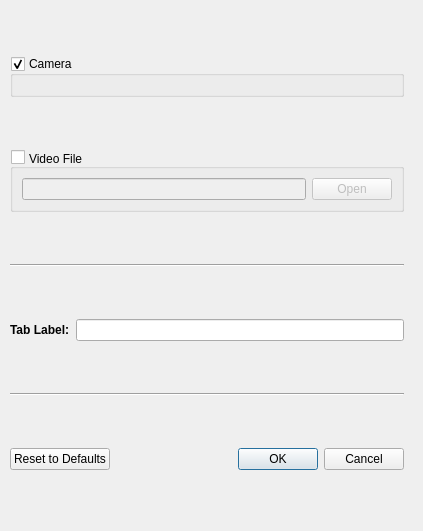
<?xml version="1.0" encoding="UTF-8"?>
<ui version="4.0">
 <class>CameraConnectDialog</class>
 <widget class="QDialog" name="CameraConnectDialog">
  <property name="geometry">
   <rect>
    <x>0</x>
    <y>0</y>
    <width>423</width>
    <height>531</height>
   </rect>
  </property>
  <property name="sizePolicy">
   <sizepolicy hsizetype="Fixed" vsizetype="Fixed">
    <horstretch>0</horstretch>
    <verstretch>0</verstretch>
   </sizepolicy>
  </property>
  <property name="windowTitle">
   <string>Connect to Camera or Open File</string>
  </property>
  <widget class="QWidget" name="layoutWidget">
   <property name="geometry">
    <rect>
     <x>10</x>
     <y>10</y>
     <width>394</width>
     <height>511</height>
    </rect>
   </property>
   <layout class="QVBoxLayout" name="verticalLayout_4">
    <item>
     <widget class="QGroupBox" name="cameraGroupBox">
      <property name="enabled">
       <bool>true</bool>
      </property>
      <property name="sizePolicy">
       <sizepolicy hsizetype="Expanding" vsizetype="Fixed">
        <horstretch>0</horstretch>
        <verstretch>0</verstretch>
       </sizepolicy>
      </property>
      <property name="autoFillBackground">
       <bool>false</bool>
      </property>
      <property name="title">
       <string>Camera</string>
      </property>
      <property name="checkable">
       <bool>true</bool>
      </property>
      <layout class="QVBoxLayout" name="verticalLayout_6"/>
     </widget>
    </item>
    <item>
     <widget class="QGroupBox" name="fileGroupBox">
      <property name="enabled">
       <bool>true</bool>
      </property>
      <property name="sizePolicy">
       <sizepolicy hsizetype="Expanding" vsizetype="Fixed">
        <horstretch>0</horstretch>
        <verstretch>0</verstretch>
       </sizepolicy>
      </property>
      <property name="styleSheet">
       <string notr="true"/>
      </property>
      <property name="title">
       <string>Video File</string>
      </property>
      <property name="alignment">
       <set>Qt::AlignBottom|Qt::AlignLeading|Qt::AlignLeft</set>
      </property>
      <property name="flat">
       <bool>false</bool>
      </property>
      <property name="checkable">
       <bool>true</bool>
      </property>
      <property name="checked">
       <bool>false</bool>
      </property>
      <layout class="QVBoxLayout" name="verticalLayout_9">
       <item>
        <layout class="QHBoxLayout" name="horizontalLayout_10">
         <item>
          <widget class="QLineEdit" name="fileSourceEdit">
           <property name="font">
            <font>
             <pointsize>9</pointsize>
            </font>
           </property>
          </widget>
         </item>
         <item>
          <widget class="QPushButton" name="openButton">
           <property name="text">
            <string>Open</string>
           </property>
          </widget>
         </item>
        </layout>
       </item>
       <item>
        <layout class="QHBoxLayout" name="horizontalLayout_13"/>
       </item>
      </layout>
     </widget>
    </item>
    <item>
     <widget class="Line" name="line_2">
      <property name="orientation">
       <enum>Qt::Horizontal</enum>
      </property>
     </widget>
    </item>
    <item>
     <layout class="QVBoxLayout" name="verticalLayout_3">
      <item>
       <layout class="QHBoxLayout" name="horizontalLayout_5">
        <item>
         <widget class="QLabel" name="label_8">
          <property name="sizePolicy">
           <sizepolicy hsizetype="Preferred" vsizetype="Preferred">
            <horstretch>0</horstretch>
            <verstretch>0</verstretch>
           </sizepolicy>
          </property>
          <property name="font">
           <font>
            <pointsize>9</pointsize>
            <weight>75</weight>
            <bold>true</bold>
           </font>
          </property>
          <property name="text">
           <string>Tab Label:</string>
          </property>
         </widget>
        </item>
        <item>
         <widget class="QLineEdit" name="tabLabelEdit">
          <property name="font">
           <font>
            <pointsize>9</pointsize>
           </font>
          </property>
         </widget>
        </item>
       </layout>
      </item>
     </layout>
    </item>
    <item>
     <widget class="Line" name="line">
      <property name="orientation">
       <enum>Qt::Horizontal</enum>
      </property>
     </widget>
    </item>
    <item>
     <layout class="QHBoxLayout" name="horizontalLayout_4">
      <item>
       <widget class="QPushButton" name="resetToDefaultsPushButton">
        <property name="text">
         <string>Reset to Defaults</string>
        </property>
       </widget>
      </item>
      <item>
       <widget class="QDialogButtonBox" name="okCancelBox">
        <property name="orientation">
         <enum>Qt::Horizontal</enum>
        </property>
        <property name="standardButtons">
         <set>QDialogButtonBox::Cancel|QDialogButtonBox::Ok</set>
        </property>
       </widget>
      </item>
     </layout>
    </item>
   </layout>
  </widget>
 </widget>
 <resources/>
 <connections>
  <connection>
   <sender>okCancelBox</sender>
   <signal>accepted()</signal>
   <receiver>CameraConnectDialog</receiver>
   <slot>accept()</slot>
   <hints>
    <hint type="sourcelabel">
     <x>408</x>
     <y>490</y>
    </hint>
    <hint type="destinationlabel">
     <x>204</x>
     <y>159</y>
    </hint>
   </hints>
  </connection>
  <connection>
   <sender>okCancelBox</sender>
   <signal>rejected()</signal>
   <receiver>CameraConnectDialog</receiver>
   <slot>reject()</slot>
   <hints>
    <hint type="sourcelabel">
     <x>408</x>
     <y>490</y>
    </hint>
    <hint type="destinationlabel">
     <x>204</x>
     <y>159</y>
    </hint>
   </hints>
  </connection>
 </connections>
</ui>
